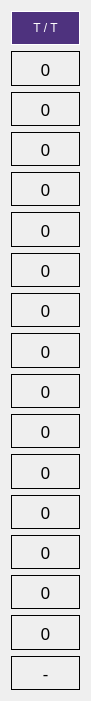
    <widget class="QWidget" name="verticalLayoutWidget_11">
     <property name="geometry">
      <rect>
       <x>1770</x>
       <y>250</y>
       <width>91</width>
       <height>701</height>
      </rect>
     </property>
     <layout class="QVBoxLayout" name="verticalLayout_12">
      <item>
       <widget class="QLabel" name="label_17">
        <property name="styleSheet">
         <string notr="true">font: 75 16pt &quot;Bahnschrift&quot;;
background-color: rgb(78, 50, 126);
color:rgb(255,255,255);</string>
        </property>
        <property name="frameShape">
         <enum>QFrame::Panel</enum>
        </property>
        <property name="text">
         <string>T / T</string>
        </property>
        <property name="alignment">
         <set>Qt::AlignCenter</set>
        </property>
       </widget>
      </item>
      <item>
       <widget class="QLabel" name="label_tack_17">
        <property name="font">
         <font>
          <family>Bahnschrift</family>
          <pointsize>13</pointsize>
         </font>
        </property>
        <property name="frameShape">
         <enum>QFrame::Panel</enum>
        </property>
        <property name="text">
         <string>0</string>
        </property>
        <property name="alignment">
         <set>Qt::AlignCenter</set>
        </property>
       </widget>
      </item>
      <item>
       <widget class="QLabel" name="label_tack_18">
        <property name="font">
         <font>
          <family>Bahnschrift</family>
          <pointsize>13</pointsize>
         </font>
        </property>
        <property name="frameShape">
         <enum>QFrame::Panel</enum>
        </property>
        <property name="text">
         <string>0</string>
        </property>
        <property name="alignment">
         <set>Qt::AlignCenter</set>
        </property>
       </widget>
      </item>
      <item>
       <widget class="QLabel" name="label_tack_19">
        <property name="font">
         <font>
          <family>Bahnschrift</family>
          <pointsize>13</pointsize>
         </font>
        </property>
        <property name="frameShape">
         <enum>QFrame::Panel</enum>
        </property>
        <property name="text">
         <string>0</string>
        </property>
        <property name="alignment">
         <set>Qt::AlignCenter</set>
        </property>
       </widget>
      </item>
      <item>
       <widget class="QLabel" name="label_tack_20">
        <property name="font">
         <font>
          <family>Bahnschrift</family>
          <pointsize>13</pointsize>
         </font>
        </property>
        <property name="frameShape">
         <enum>QFrame::Panel</enum>
        </property>
        <property name="text">
         <string>0</string>
        </property>
        <property name="alignment">
         <set>Qt::AlignCenter</set>
        </property>
       </widget>
      </item>
      <item>
       <widget class="QLabel" name="label_tack_21">
        <property name="font">
         <font>
          <family>Bahnschrift</family>
          <pointsize>13</pointsize>
         </font>
        </property>
        <property name="frameShape">
         <enum>QFrame::Panel</enum>
        </property>
        <property name="text">
         <string>0</string>
        </property>
        <property name="alignment">
         <set>Qt::AlignCenter</set>
        </property>
       </widget>
      </item>
      <item>
       <widget class="QLabel" name="label_tack_22">
        <property name="font">
         <font>
          <family>Bahnschrift</family>
          <pointsize>13</pointsize>
         </font>
        </property>
        <property name="frameShape">
         <enum>QFrame::Panel</enum>
        </property>
        <property name="text">
         <string>0</string>
        </property>
        <property name="alignment">
         <set>Qt::AlignCenter</set>
        </property>
       </widget>
      </item>
      <item>
       <widget class="QLabel" name="label_tack_23">
        <property name="font">
         <font>
          <family>Bahnschrift</family>
          <pointsize>13</pointsize>
         </font>
        </property>
        <property name="frameShape">
         <enum>QFrame::Panel</enum>
        </property>
        <property name="text">
         <string>0</string>
        </property>
        <property name="alignment">
         <set>Qt::AlignCenter</set>
        </property>
       </widget>
      </item>
      <item>
       <widget class="QLabel" name="label_tack_24">
        <property name="font">
         <font>
          <family>Bahnschrift</family>
          <pointsize>13</pointsize>
         </font>
        </property>
        <property name="frameShape">
         <enum>QFrame::Panel</enum>
        </property>
        <property name="text">
         <string>0</string>
        </property>
        <property name="alignment">
         <set>Qt::AlignCenter</set>
        </property>
       </widget>
      </item>
      <item>
       <widget class="QLabel" name="label_tack_25">
        <property name="font">
         <font>
          <family>Bahnschrift</family>
          <pointsize>13</pointsize>
         </font>
        </property>
        <property name="frameShape">
         <enum>QFrame::Panel</enum>
        </property>
        <property name="text">
         <string>0</string>
        </property>
        <property name="alignment">
         <set>Qt::AlignCenter</set>
        </property>
       </widget>
      </item>
      <item>
       <widget class="QLabel" name="label_tack_26">
        <property name="font">
         <font>
          <family>Bahnschrift</family>
          <pointsize>13</pointsize>
         </font>
        </property>
        <property name="frameShape">
         <enum>QFrame::Panel</enum>
        </property>
        <property name="text">
         <string>0</string>
        </property>
        <property name="alignment">
         <set>Qt::AlignCenter</set>
        </property>
       </widget>
      </item>
      <item>
       <widget class="QLabel" name="label_tack_27">
        <property name="font">
         <font>
          <family>Bahnschrift</family>
          <pointsize>13</pointsize>
         </font>
        </property>
        <property name="frameShape">
         <enum>QFrame::Panel</enum>
        </property>
        <property name="text">
         <string>0</string>
        </property>
        <property name="alignment">
         <set>Qt::AlignCenter</set>
        </property>
       </widget>
      </item>
      <item>
       <widget class="QLabel" name="label_tack_28">
        <property name="font">
         <font>
          <family>Bahnschrift</family>
          <pointsize>13</pointsize>
         </font>
        </property>
        <property name="frameShape">
         <enum>QFrame::Panel</enum>
        </property>
        <property name="text">
         <string>0</string>
        </property>
        <property name="alignment">
         <set>Qt::AlignCenter</set>
        </property>
       </widget>
      </item>
      <item>
       <widget class="QLabel" name="label_tack_29">
        <property name="font">
         <font>
          <family>Bahnschrift</family>
          <pointsize>13</pointsize>
         </font>
        </property>
        <property name="frameShape">
         <enum>QFrame::Panel</enum>
        </property>
        <property name="text">
         <string>0</string>
        </property>
        <property name="alignment">
         <set>Qt::AlignCenter</set>
        </property>
       </widget>
      </item>
      <item>
       <widget class="QLabel" name="label_tack_30">
        <property name="font">
         <font>
          <family>Bahnschrift</family>
          <pointsize>13</pointsize>
         </font>
        </property>
        <property name="frameShape">
         <enum>QFrame::Panel</enum>
        </property>
        <property name="text">
         <string>0</string>
        </property>
        <property name="alignment">
         <set>Qt::AlignCenter</set>
        </property>
       </widget>
      </item>
      <item>
       <widget class="QLabel" name="label_tack_31">
        <property name="font">
         <font>
          <family>Bahnschrift</family>
          <pointsize>13</pointsize>
         </font>
        </property>
        <property name="frameShape">
         <enum>QFrame::Panel</enum>
        </property>
        <property name="text">
         <string>0</string>
        </property>
        <property name="alignment">
         <set>Qt::AlignCenter</set>
        </property>
       </widget>
      </item>
      <item>
       <widget class="QLabel" name="label_tack_32">
        <property name="font">
         <font>
          <family>Bahnschrift</family>
          <pointsize>13</pointsize>
         </font>
        </property>
        <property name="frameShape">
         <enum>QFrame::Panel</enum>
        </property>
        <property name="text">
         <string>-</string>
        </property>
        <property name="alignment">
         <set>Qt::AlignCenter</set>
        </property>
       </widget>
      </item>
     </layout>
    </widget>
